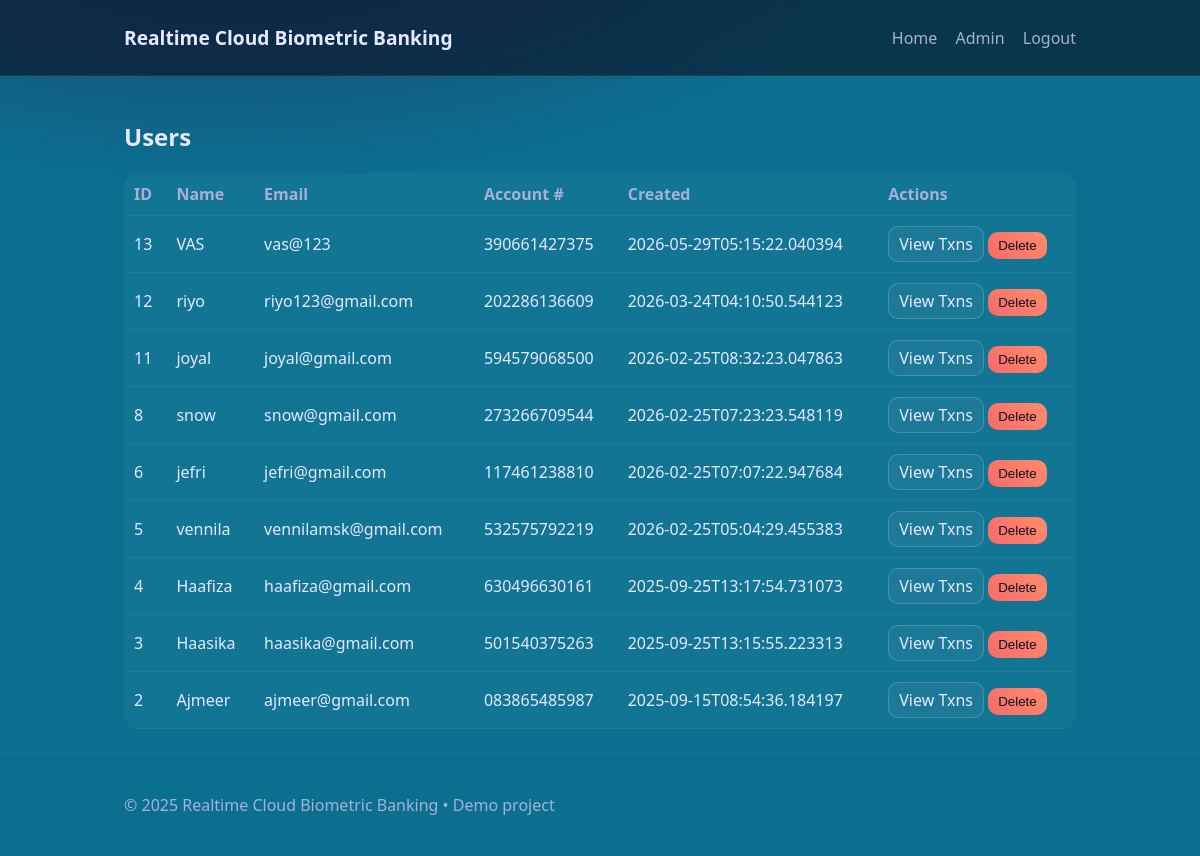
The page /admin/users (signed in) on the database its author committed.
### tables this page shows
CREATE TABLE users (
            id INTEGER PRIMARY KEY AUTOINCREMENT,
            name TEXT NOT NULL,
            email TEXT UNIQUE NOT NULL,
            account_number TEXT UNIQUE NOT NULL,
            biometric_hash TEXT NOT NULL,
            created_at TEXT NOT NULL
        );

### app.py (the view)
@app.route("/admin/users")
@admin_required
def admin_users():
    conn = get_db()
    cur = conn.cursor()
    cur.execute("SELECT id, name, email, account_number, created_at FROM users ORDER BY id DESC")
    users = cur.fetchall()
    conn.close()
    return render_template("users.html", users=users, app_name=APP_NAME)

### app.py (called while the page is built)
def get_db():
    conn = sqlite3.connect(DATABASE, detect_types=sqlite3.PARSE_DECLTYPES, check_same_thread=False)
    conn.row_factory = sqlite3.Row
    return conn

def admin_required(f):
    @wraps(f)
    def wrapper(*args, **kwargs):
        if not session.get("is_admin"):
            flash("Admin login required.", "warning")
            return redirect(url_for("admin_login"))
        return f(*args, **kwargs)
    return wrapper

### templates/users.html (shortened to what this page needs)
{% extends "base.html" %}
{% block content %}
<h2>Users</h2>
<table class="table">
  <thead>
    <tr>
      <th>ID</th>
      <th>Name</th>
      <th>Email</th>
      <th>Account #</th>
      <th>Created</th>
      <th>Actions</th>
    </tr>
  </thead>
  <tbody>
    {% for u in users %}
    <tr>
      <td>{{ u.id }}</td>
      <td>{{ u.name }}</td>
      <td>{{ u.email }}</td>
      <td>{{ u.account_number }}</td>
      <td>{{ u.created_at }}</td>
      <td>
        <a class="btn small" href="{{ url_for('admin_user_transactions', user_id=u.id) }}">View Txns</a>
        <form method="post" action="{{ url_for('admin_delete_user', user_id=u.id) }}" style="display:inline" onsubmit="return confirm('Delete this user? This will remove their account & transactions.');">
          <button class="btn danger small" type="submit">Delete</button>
        </form>
      </td>
    </tr>
    {% else %}
    <tr><td colspan="6" class="muted">No users yet.</td></tr>
    {% endfor %}
  </tbody>
</table>
{% endblock %}

### static/css/styles.css (style rules this page uses)
:root { --bg:#0b1020; --card:#121938; --text:#e6e9ff; --muted:#a8b0d6; --accent:#6c8ef5; --accent-2:#7ef0d4; --danger:#ff6b6b; --success:#38d07a; --warning:#ffd166; }
* { box-sizing:border-box }
body { margin:0; font-family:system-ui,-apple-system,Segoe UI,Roboto,Ubuntu,Helvetica,Arial,sans-serif; background: radial-gradient(1200px 600px at 20% -20%, #243067 0%, #0b7090 60%), var(--bg); color:var(--text); }
.btn { display:inline-block;padding:10px 14px;border-radius:12px;border:1px solid rgba(255,255,255,.18);text-decoration:none;color:var(--text);background:rgba(255,255,255,.04) }
.btn.small { padding:6px 10px;border-radius:10px }
.btn.danger { background:linear-gradient(45deg,#f76a6a,#ff8c6b);border:none;color:#0b1020 }
.table { width:100%;border-collapse:collapse;background:rgba(255,255,255,.03);border-radius:14px;overflow:hidden }
.table th,.table td { padding:10px;border-bottom:1px solid rgba(255,255,255,.06);text-align:left }
.table th { color:var(--muted);font-weight:600 }

### rows shown on the page
users: id "13", name "VAS", email "vas@123", account_number "390661427375", created_at "2026-05-29T05:15:22.040394"
users: id "12", name "riyo", email "riyo123@gmail.com", account_number "202286136609", created_at "2026-03-24T04:10:50.544123"
users: id "11", name "joyal", email "joyal@gmail.com", account_number "594579068500", created_at "2026-02-25T08:32:23.047863"
users: id "8", name "snow", email "snow@gmail.com", account_number "273266709544", created_at "2026-02-25T07:23:23.548119"
users: id "6", name "jefri", email "jefri@gmail.com", account_number "117461238810", created_at "2026-02-25T07:07:22.947684"
users: id "5", name "vennila", email "vennilamsk@gmail.com", account_number "532575792219", created_at "2026-02-25T05:04:29.455383"
users: id "4", name "Haafiza", email "haafiza@gmail.com", account_number "630496630161", created_at "2025-09-25T13:17:54.731073"
users: id "3", name "Haasika", email "haasika@gmail.com", account_number "501540375263", created_at "2025-09-25T13:15:55.223313"
users: id "2", name "Ajmeer", email "ajmeer@gmail.com", account_number "083865485987", created_at "2025-09-15T08:54:36.184197"

### other values the page prints
{{ app_name }} "Realtime Cloud Biometric Banking"
{{ 2025 }} "2025"
